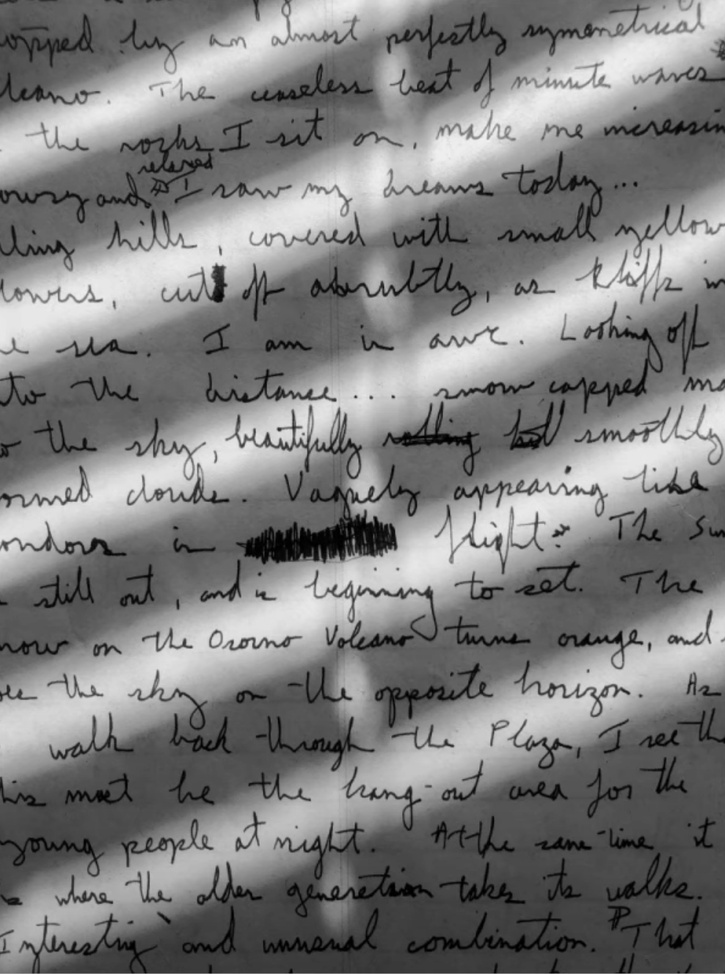
#> input picture data/handwritten.jpg, 725 x 974 px, shrunk from 988 x 1327 before the run
$ python adaptive_threshold.py
#> lines starting #> are read from the running program, lines starting #| are printed output that depends on the picture; after the words box and inside, x2 and y2 are one past the last pixel; in counts of white or black regions, pixels touching at a corner belong together
import os
import cv2

img_path = os.path.join("..", "data", "handwritten.jpg")
img = cv2.imread(img_path)
#> img is the input picture: shape (974, 725, 3); min 0, max 242, mean 124.7

img_gray = cv2.cvtColor(img, cv2.COLOR_BGR2GRAY)

adaptive_thresh = cv2.adaptiveThreshold(
    img_gray, 255, cv2.ADAPTIVE_THRESH_GAUSSIAN_C, cv2.THRESH_BINARY, 21, 10
)
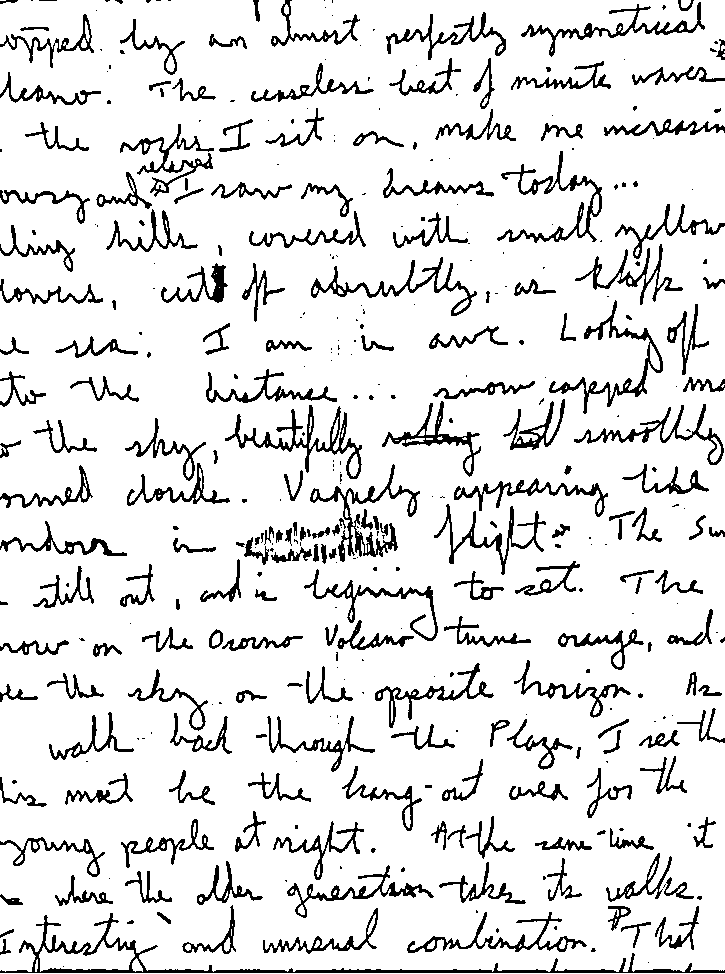
#> adaptive_thresh: shape (974, 725); 88.7% white; 394 black regions (192 under 20 px), largest, box (x1, y1, x2, y2) and area: (0, 913, 725, 973) 3519, (310, 464, 420, 562) 1736, (225, 405, 362, 479) 1697

ret, simple_thresh = cv2.threshold(img_gray, 80, 255, cv2.THRESH_BINARY)
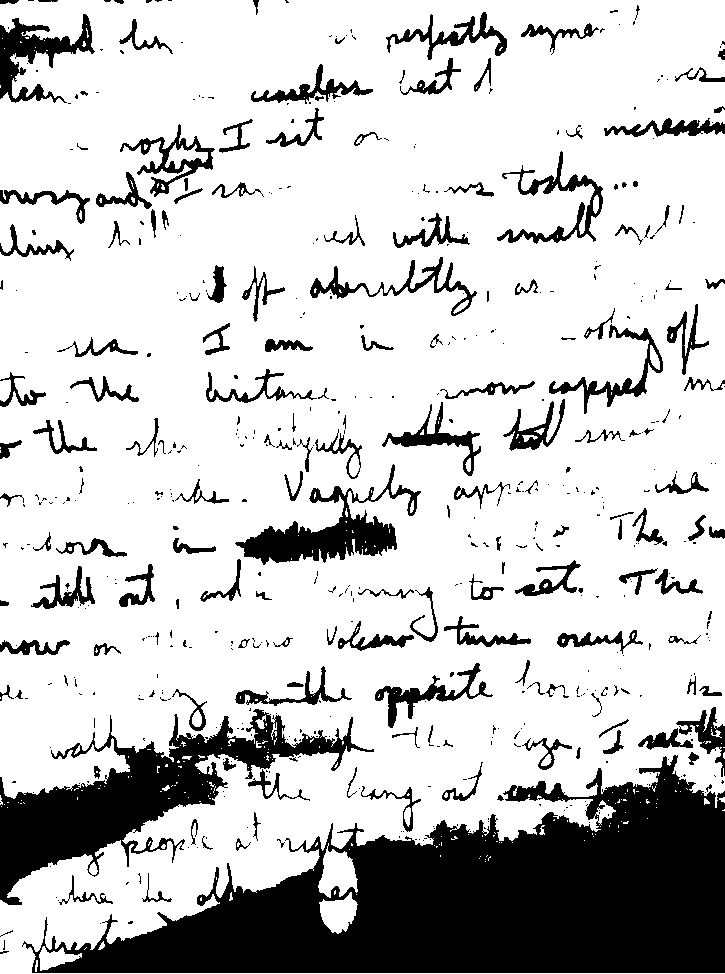
#> simple_thresh: shape (974, 725); 78.3% white; 556 black regions (385 under 20 px), largest, box (x1, y1, x2, y2) and area: (22, 755, 725, 973) 78231, (0, 709, 374, 905) 20342, (235, 464, 421, 565) 5571

cv2.imshow("img", img)
cv2.imshow("simple_thresh", simple_thresh)
cv2.imshow("adaptive_thresh", adaptive_thresh)
cv2.waitKey(0)

$ run again, with data/bird.jpg copied over data/handwritten.jpg
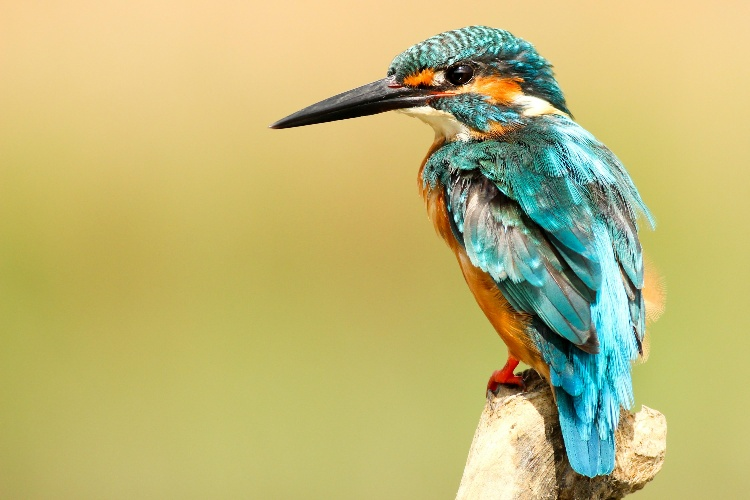
#> input picture data/bird.jpg, 750 x 500 px
#> img is the input picture: shape (500, 750, 3); mean B, G, R 117.1, 183.3, 191.2
#> `adaptive_thresh = cv2.adaptiveThreshold( img_gray, 255, cv2.ADAPTIVE_T..`:
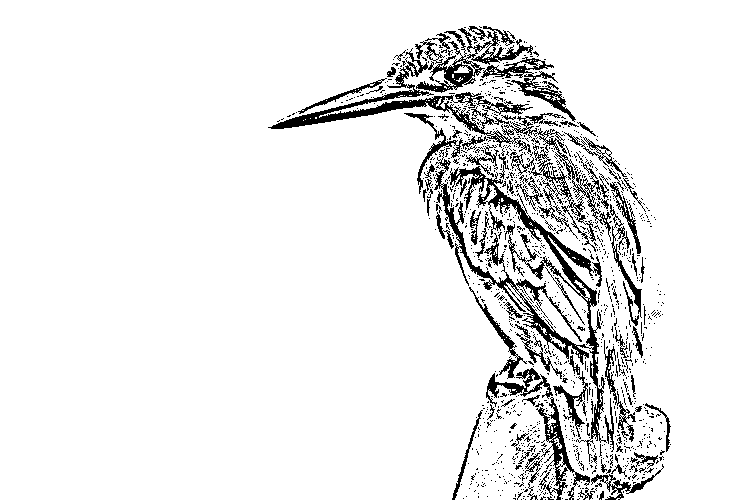
#> adaptive_thresh: shape (500, 750); 91.9% white; 1272 black regions (1187 under 20 px), largest, box (x1, y1, x2, y2) and area: (268, 26, 612, 241) 6912, (434, 149, 607, 462) 6551, (511, 145, 596, 252) 1247
#> `ret, simple_thresh = cv2.threshold(img_gray, 80, 255, cv2.THRESH_BINARY)`:
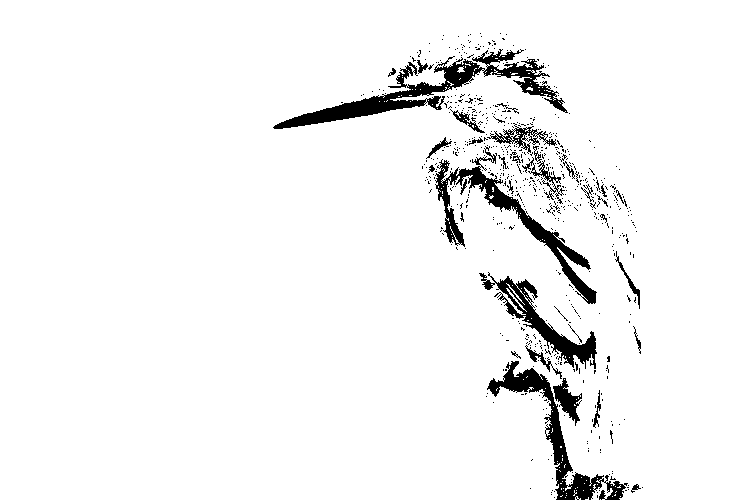
#> simple_thresh: shape (500, 750); 95.2% white; 641 black regions (609 under 20 px), largest, box (x1, y1, x2, y2) and area: (273, 49, 568, 129) 4760, (435, 146, 597, 304) 3465, (487, 361, 628, 500) 3119
